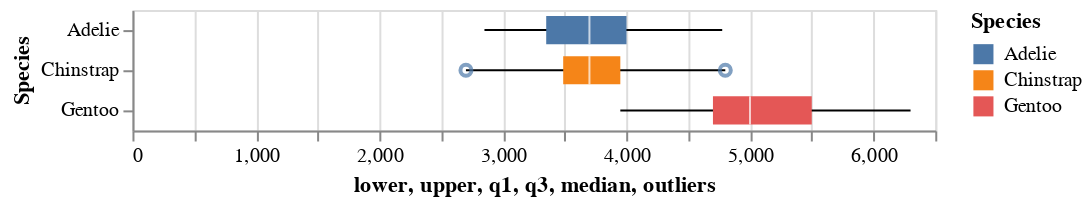

Notebook cell for this chart:
### Code cell
display(a)

### Figure 1 — Vega-Lite specification as saved in the notebook (floating-point values rounded to 4 significant figures)
{"config": {"view": {"continuousWidth": 400, "continuousHeight": 300}}, "layer": [{"mark": "rule", "encoding": {"x": {"type": "quantitative", "field": "lower"}, "x2": {"field": "upper"}, "y": {"type": "nominal", "field": "Species"}}}, {"mark": {"type": "bar", "height": 14}, "encoding": {"color": {"type": "nominal", "field": "Species"}, "x": {"type": "quantitative", "field": "q1"}, "x2": {"field": "q3"}, "y": {"type": "nominal", "field": "Species"}}}, {"mark": {"type": "tick", "color": "white", "size": 14}, "encoding": {"x": {"type": "quantitative", "field": "median"}, "y": {"type": "nominal", "field": "Species"}}}, {"mark": "point", "encoding": {"x": {"type": "quantitative", "field": "outliers"}, "y": {"type": "nominal", "field": "Species"}}, "transform": [{"flatten": ["outliers"]}]}], "data": {"name": "data-6057a37ced75194288f44a4370b29db6"}, "$schema": "https://vega.github.io/schema/vega-lite/v4.8.1.json", "datasets": {"data-6057a37ced75194288f44a4370b29db6": [{"Species": "Adelie", "lower": 2850, "q1": 3350.0, "median": 3700, "q3": 4000, "upper": 4775, "outliers": []}, {"Species": "Chinstrap", "lower": 2700, "q1": 3488.0, "median": 3700, "q3": 3950, "upper": 4800, "outliers": [2700, 4800]}, {"Species": "Gentoo", "lower": 3950, "q1": 4700.0, "median": 5000, "q3": 5500, "upper": 6300, "outliers": []}]}}
